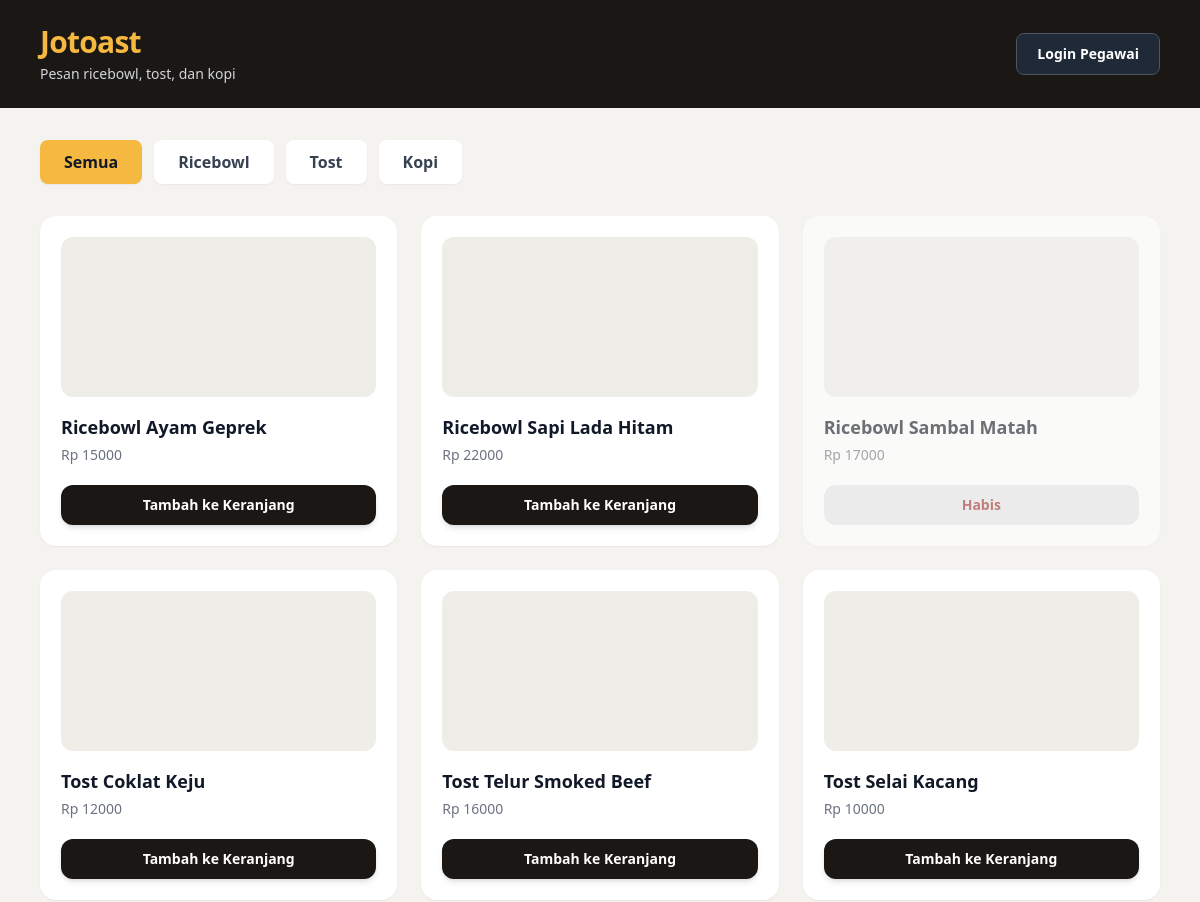
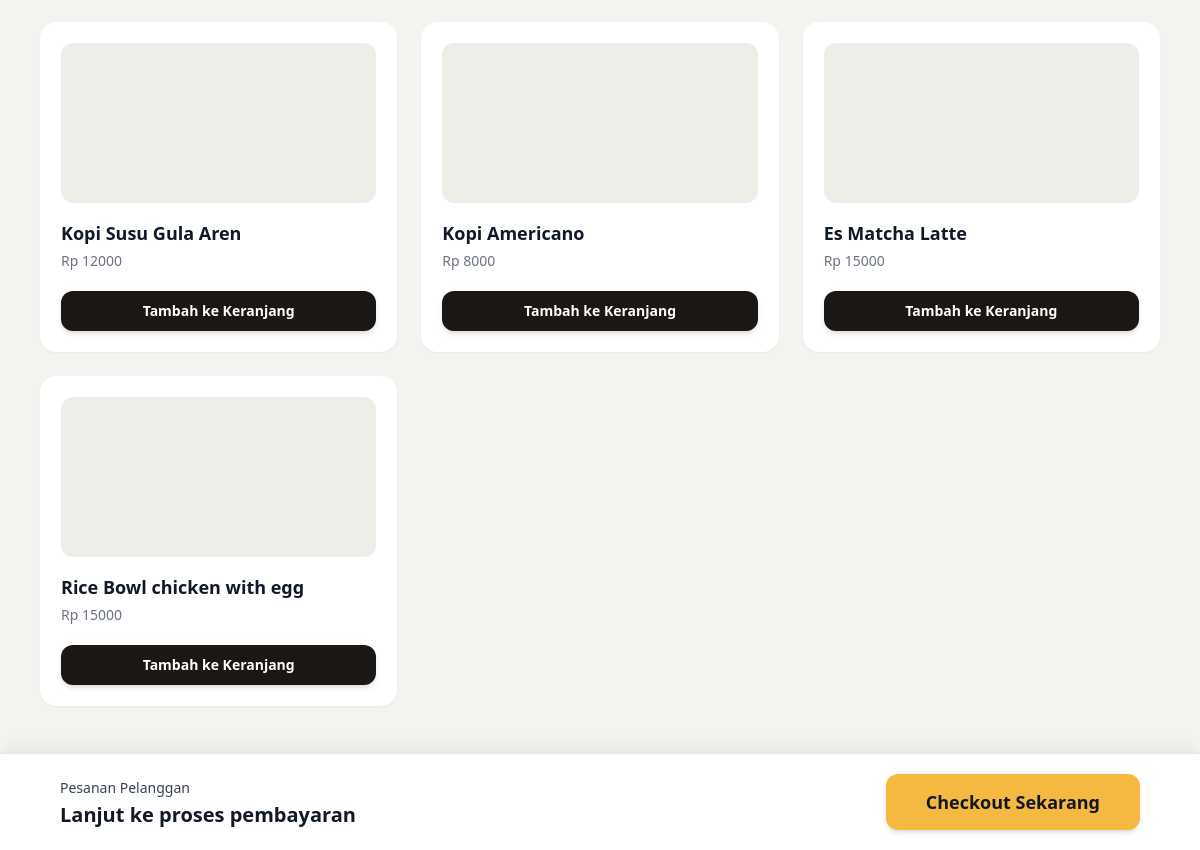
The page / on the database its author committed (2 pictures, top to bottom).
### app.py (models this page shows)
class Produk(db.Model):
    id = db.Column(db.Integer, primary_key=True)
    nama = db.Column(db.String(100), nullable=False)
    harga = db.Column(db.Integer, nullable=False)
    status_ready = db.Column(db.Boolean, default=True)
    kategori_id = db.Column(db.Integer, db.ForeignKey('kategori.id'), nullable=False)

### app.py (the view)
@app.route('/')
def menu_online():
    kategori_aktif = request.args.get('kategori', 'semua')
    if kategori_aktif == 'semua':
        produk = Produk.query.all()
    else:
        kategori = Kategori.query.filter_by(nama=kategori_aktif).first()
        produk = Produk.query.filter_by(kategori_id=kategori.id).all() if kategori else []
    return render_template('menu_online.html', produk=produk)

### templates/menu_online.html (shortened to what this page needs)
<!DOCTYPE html>
<html lang="id">
<head>
    <script src="https://cdn.tailwindcss.com"></script>
</head>
<body class="bg-[#f4f3f0] font-sans flex flex-col min-h-screen relative pb-28">
    <header class="bg-[#1a1714] px-10 py-6 flex justify-between items-center w-full">
        <div>
            <h1 class="text-[#f5b841] text-3xl font-bold tracking-tight">Jotoast</h1>
            <p class="text-gray-300 text-sm mt-1">Pesan ricebowl, tost, dan kopi</p>
        </div>
        <a href="/login" class="px-5 py-2.5 bg-gray-800 hover:bg-gray-700 text-white text-sm font-semibold rounded-lg border border-gray-600 transition shadow-sm">
            Login Pegawai
        </a>
    </header>
    <main class="flex-1 max-w-7xl w-full mx-auto px-10 py-8">
        <div class="flex gap-3 mb-8">
            <a href="/?kategori=semua" class="px-6 py-2.5 rounded-lg bg-[#f5b841] text-gray-900 font-bold shadow-sm">Semua</a>
            <a href="/?kategori=Ricebowl" class="px-6 py-2.5 rounded-lg bg-white text-gray-700 font-semibold shadow-sm hover:bg-gray-50 transition">Ricebowl</a>
            <a href="/?kategori=Tost" class="px-6 py-2.5 rounded-lg bg-white text-gray-700 font-semibold shadow-sm hover:bg-gray-50 transition">Tost</a>
            <a href="/?kategori=Kopi" class="px-6 py-2.5 rounded-lg bg-white text-gray-700 font-semibold shadow-sm hover:bg-gray-50 transition">Kopi</a>
        </div>
        <div class="grid grid-cols-1 md:grid-cols-2 lg:grid-cols-3 xl:grid-cols-4 gap-6">
            {% for item in produk %}
                {% if item.status_ready %}
                <div class="bg-white p-5 rounded-2xl shadow-sm border border-transparent hover:border-[#f5b841] transition flex flex-col justify-between">
                    <div>
                        <div class="w-full h-40 bg-[#efede8] rounded-xl mb-4"></div>
                        <h3 class="font-bold text-gray-900 text-lg">{{ item.nama }}</h3>
                        <p class="text-gray-500 text-sm mt-1">Rp {{ item.harga }}</p>
                    </div>
                    <a href="/checkout" class="mt-5 block text-center bg-[#1a1714] text-white px-5 py-2.5 rounded-xl text-sm font-bold hover:bg-black transition shadow-md w-full">Tambah ke Keranjang</a>
                </div>
                {% else %}
                <div class="bg-white p-5 rounded-2xl shadow-sm opacity-60 grayscale-[30%] flex flex-col justify-between border border-transparent">
                    <div>
                        <div class="w-full h-40 bg-[#efede8] rounded-xl mb-4"></div>
                        <h3 class="font-bold text-gray-900 text-lg">{{ item.nama }}</h3>
                        <p class="text-gray-500 text-sm mt-1">Rp {{ item.harga }}</p>
                    </div>
                    <div class="mt-5 text-center bg-gray-200 text-[#c62828] px-5 py-2.5 rounded-xl text-sm font-bold w-full cursor-not-allowed">Habis</div>
                </div>
                {% endif %}
            {% else %}
                <p class="text-gray-500 col-span-full">Menu belum tersedia.</p>
            {% endfor %}
        </div>
    </main>
    <div class="fixed bottom-0 left-0 w-full bg-white border-t border-gray-200 p-5 shadow-[0_-10px_15px_-3px_rgba(0,0,0,0.05)] z-20">
        <div class="max-w-7xl mx-auto flex justify-between items-center px-10">
            <div class="text-gray-700">
                <span class="text-sm font-medium">Pesanan Pelanggan</span>
                <p class="font-bold text-gray-900 text-xl mt-0.5">Lanjut ke proses pembayaran</p>
            </div>
            <a href="/checkout" class="bg-[#f5b841] text-gray-900 px-10 py-3.5 rounded-xl font-bold shadow-md hover:bg-yellow-500 transition text-lg">
                Checkout Sekarang
            </a>
        </div>
    </div>
</body>
</html>

### rows shown on the page
Produk: nama "Ricebowl Ayam Geprek", harga "15000"
Produk: nama "Ricebowl Sapi Lada Hitam", harga "22000"
Produk: nama "Ricebowl Sambal Matah", harga "17000"
Produk: nama "Tost Coklat Keju", harga "12000"
Produk: nama "Tost Telur Smoked Beef", harga "16000"
Produk: nama "Tost Selai Kacang", harga "10000"
Produk: nama "Kopi Susu Gula Aren", harga "12000"
Produk: nama "Kopi Americano", harga "8000"
Produk: nama "Es Matcha Latte", harga "15000"
Produk: nama "Rice Bowl chicken with egg", harga "15000"
